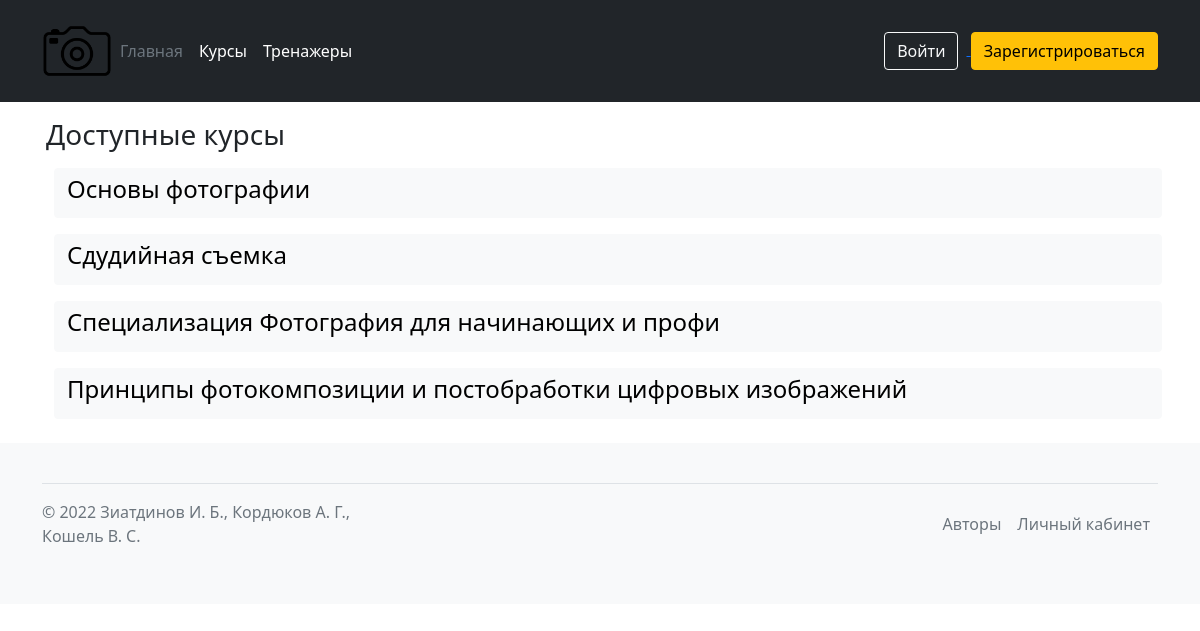
Screenshot of /courses with the database file from the repository.
### content/models.py (models this page shows, shortened)
class Course(models.Model):
    name = models.CharField(max_length=100, verbose_name='Наименование')
    photo = models.ImageField(upload_to="course_photo", blank=True)
    description = models.TextField(max_length=1000, blank=True, verbose_name='Описание')
    owner = models.ForeignKey(User, on_delete=models.CASCADE)
    is_draft = models.BooleanField(default=False, blank=True, verbose_name='Отметить как черновик')
    tab_index = models.IntegerField(default=0)

### navigation/views.py (the view)
# urls.py: path('courses', nav_views.courses, name='list_courses'),
def courses(request):
    courses = Course.objects.filter(is_draft=False)
    return render(request, 'navigation/courses.html', {'courses': courses})

### navigation/templates/navigation/courses.html
{% extends 'navigation/base.html' %}
{% block content %}
<div class="container p-3">
<h3> Доступные курсы </h3>
{% for course in courses %}
  <a href="{% url 'nav_details_course' course.id %}">
    <button type="button" class="btn btn-light w-100 m-2 text-start"><h4>{{ course.name }}</h4> </button>
  </a><br>
{% endfor %}
</div>
{% endblock %}

### rows the page displays
Course: name "Основы фотографии"
Course: name "Сдудийная съемка"
Course: name "Специализация Фотография для начинающих и профи"
Course: name "Принципы фотокомпозиции и постобработки цифровых изображений"
